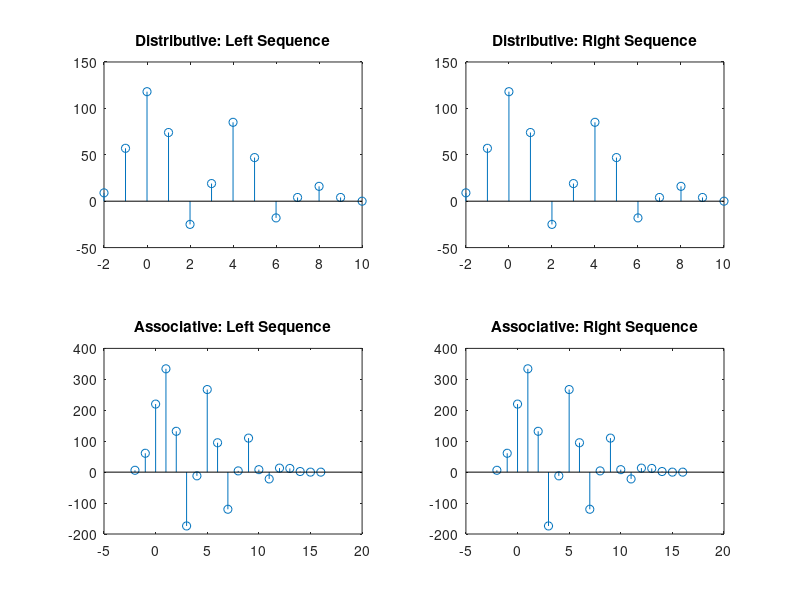

Reproduce this figure in MATLAB.
% Copyright @2022 Ankit Samaddar
clc
clear all
close all
% Define the signals
xn = [3 11 7 0 -1 4 2]; xn_s = -2; xn_e=4;
hn1 = [2 3 0 -5 2 1 0]; hn1_s = 0; hn1_e=6;
hn2 = [1 5 3 0 2 1 0]; hn2_s = 0; hn2_e=6;

% Set the origins for each signal
%distributive
y_s = xn_s+hn1_s;
y_e = xn_e+hn1_e;
yS = y_s:y_e;
% associative
y1_s = xn_s+hn1_s+hn2_s;
y1_e = xn_e+hn1_e+hn2_e;
y1S = y1_s:y1_e;

% Calculate convolution using distributive property
y1 = conv(xn, hn1 + hn2);
y2 = conv(xn, hn1) + conv(xn, hn2);

% Calculate convolution using associative property
y3 = conv(conv(xn, hn1), hn2);
y4 = conv(xn, conv(hn1, hn2));

% Display the results
%Distributive
subplot(2, 2, 1);
stem(yS,y1);
title('Distributive: Left Sequence');

subplot(2, 2, 2);
stem(yS,y2);
title('Distributive: Right Sequence');

%Associative
subplot(2, 2, 3);
stem(y1S,y3);
title('Associative: Left Sequence');

subplot(2, 2, 4);
stem(y1S,y4);
title('Associative: Right Sequence');


% Check if the results are equal 
if y1 == y2
    disp('The distributive property holds for convolution.');
else
    disp('The distributive property does not hold for convolution.');
end

if y3 == y4
    disp('The associative property holds for convolution.');
else
    disp('The associative property does not hold for convolution.');
end
